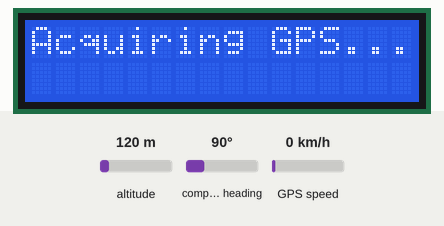
The sketch below on a simulated Arduino Uno, built for the host (arithmetic inside an expression is 32-bit, double 64-bit). On the bench: 16×2 character LCD. The test bench sets the inputs (shaded band); at power-on: altitude 120 m, compass heading 90°, GPS speed 0 km/h. The GPS gets a fix after 3 s at 37.7749, -122.4194 with 8 satellites; what the sketch prints to the serial monitor is not drawn.

Above: at 0.1 s.
At 1.4 s:
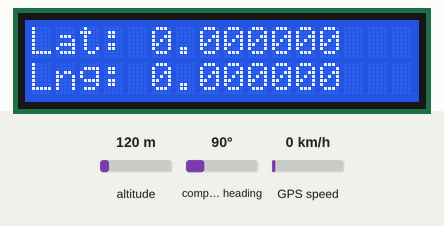
1.5 s: altitude set to 20 m
At 3.33 s:
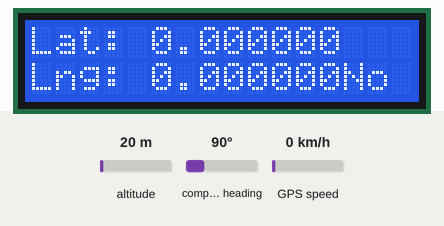
4.8 s: altitude set to 250 m
Timing chart, 0 to 7.8 s (numbered marks = the images above; inputs shaded):
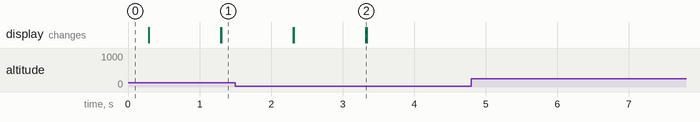

The sketch:

gps_with_lcd.ino.ino
```cpp
#include <TinyGPS++.h>
#include <SoftwareSerial.h>
#include <LiquidCrystal.h>

// initialize the library with the numbers of the interface pins
LiquidCrystal lcd(7, 8, 9, 10, 11, 12);

// set up the GPS module and TinyGPS
static const int RXPin = 4, TXPin = 3;
static const uint32_t GPSBaud = 9600;
TinyGPSPlus gps;
SoftwareSerial ss(RXPin, TXPin);

void setup()
{
  Serial.begin(9600);
  ss.begin(GPSBaud);

  // set up the LCD's number of columns and rows:
  lcd.begin(16, 2);
  lcd.print("Acquiring GPS...");

  // set up opening serial display for table header
  Serial.println(F("Sats HDOP Latitude   Longitude   Fix  Date       Time     Date Alt "));
  Serial.println(F("          (deg)      (deg)       Age                      Age  (ft)"));
  Serial.println(F("-------------------------------------------------------------------"));
}

void loop()
{
  printInt(gps.satellites.value(), gps.satellites.isValid(), 5);
  printInt(gps.hdop.value(), gps.hdop.isValid(), 5);
  printFloat(gps.location.lat(), gps.location.isValid(), 11, 6);
  printFloat(gps.location.lng(), gps.location.isValid(), 12, 6);
  printInt(gps.location.age(), gps.location.isValid(), 5);
  printDateTime(gps.date, gps.time);
  printFloat(gps.altitude.feet(), gps.altitude.isValid(), 7, 2);

  // output GPS data to LCD
  lcdGPS();

  Serial.println();

  smartDelay(1000);

  if (millis() > 5000 && gps.charsProcessed() < 10)
    Serial.println(F("No GPS data received: check wiring"));
    lcd.print("No GPS data received...");
}

// This custom version of delay() ensures that the gps object
// is being "fed".
static void smartDelay(unsigned long ms)
{
  unsigned long start = millis();
  do
  {
    while (ss.available())
      gps.encode(ss.read());
  } while (millis() - start < ms);
}

static void printFloat(float val, bool valid, int len, int prec)
{
  if (!valid)
  {
    while (len-- > 1)
      Serial.print('*');
    Serial.print(' ');
  }
  else
  {
    Serial.print(val, prec);
    int vi = abs((int)val);
    int flen = prec + (val < 0.0 ? 2 : 1); // . and -
    flen += vi >= 1000 ? 4 : vi >= 100 ? 3 : vi >= 10 ? 2 : 1;
    for (int i=flen; i<len; ++i)
      Serial.print(' ');
  }
  smartDelay(0);
}

static void printInt(unsigned long val, bool valid, int len)
{
  char sz[32] = "*****************";
  if (valid)
    sprintf(sz, "%ld", val);
  sz[len] = 0;
  for (int i=strlen(sz); i<len; ++i)
    sz[i] = ' ';
  if (len > 0)
    sz[len-1] = ' ';
  Serial.print(sz);
  smartDelay(0);
}

static void printDateTime(TinyGPSDate &d, TinyGPSTime &t)
{
  if (!d.isValid())
  {
    Serial.print(F("********** "));
  }
  else
  {
    char sz[32];
    sprintf(sz, "%02d/%02d/%02d ", d.month(), d.day(), d.year());
    Serial.print(sz);
  }

  if (!t.isValid())
  {
    Serial.print(F("******** "));
  }
  else
  {
    char sz[32];
    sprintf(sz, "%02d:%02d:%02d ", t.hour(), t.minute(), t.second());
    Serial.print(sz);
  }

  printInt(d.age(), d.isValid(), 5);
  smartDelay(0);
}

static void printStr(const char *str, int len)
{
  int slen = strlen(str);
  for (int i=0; i<len; ++i)
    Serial.print(i<slen ? str[i] : ' ');
  smartDelay(0);
}

static void lcdGPS()
{
  lcd.clear();
  lcd.setCursor(0, 0);
  lcd.print(F("Lat: "));
  lcd.print(gps.location.lat(), 6);
  lcd.setCursor(0, 1);
  lcd.print(F("Lng: "));
  lcd.print(gps.location.lng(), 6);
}
```

Measured:
- after the input at 4.8 s, every drawn part: stays the same
